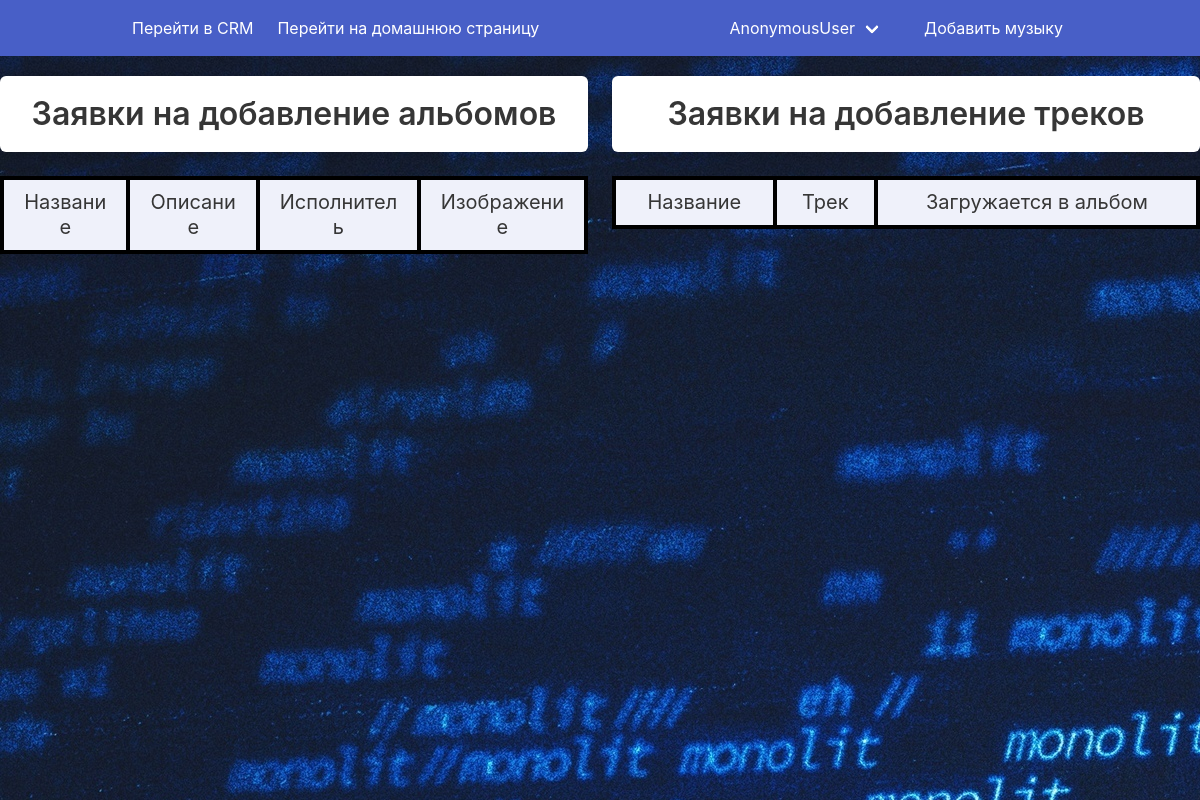
Page /staff/admin/ on the earlier database version.
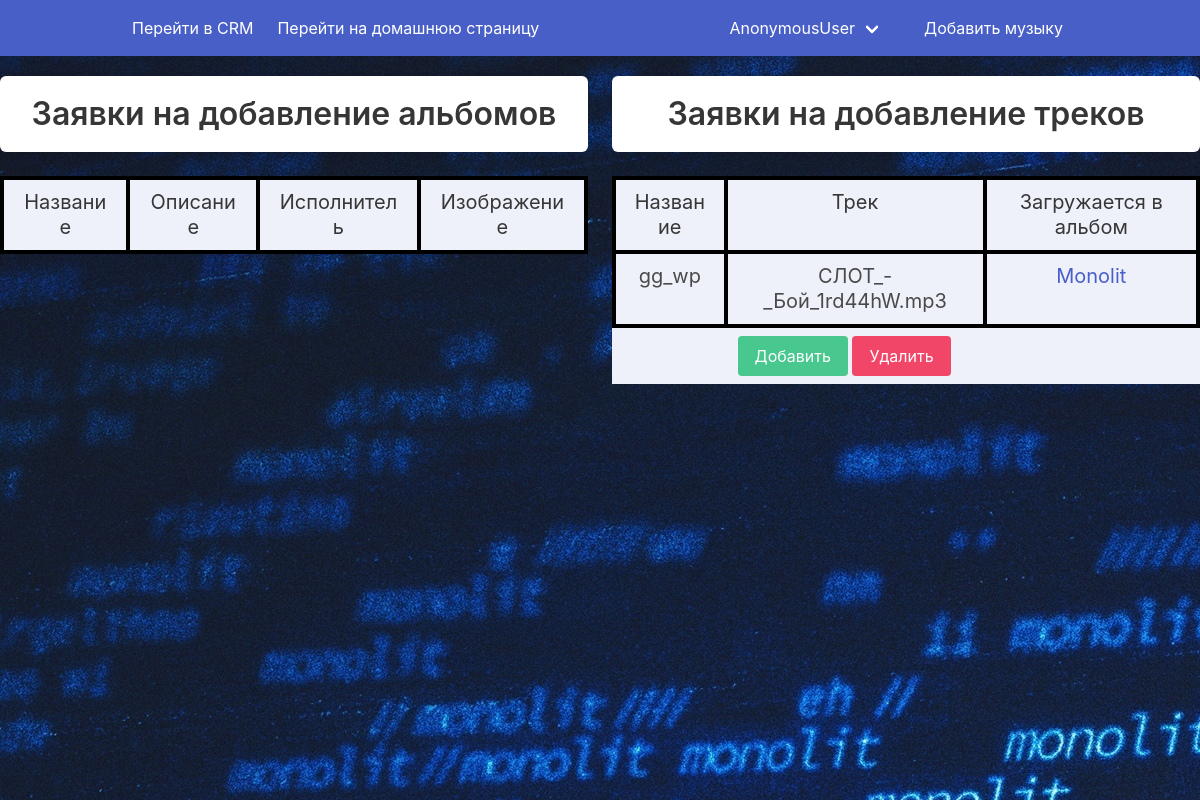
Same page on the later database version.
### music_player/models.py (models this page shows, shortened)
class Uploaded_Song(models.Model):
    album = models.ForeignKey(Album, on_delete=models.CASCADE, related_name='uploaded_songs', null=True, blank=True)
    name = models.CharField(max_length=255)
    song = models.FileField()
    chosen = models.BooleanField(default=False)

class Album(models.Model):
    title = models.CharField(max_length=255)
    description = models.TextField()
    album_image = models.ImageField(default='ATL.jpeg')
    is_uploaded = models.BooleanField(default=False)
    album_singer = models.ForeignKey('music_player.Singer',related_name='album_singer', on_delete=models.CASCADE, null=True, blank=True)

### staff/views.py (the view)
# urls.py: path('admin/', admin.site.urls),
def admin(request):
    action = request.GET.get('action')
    pk = request.GET.get('pk')
    if action:
        actions(action, pk)
        return redirect('staff:admin')
    uploaded_albums = Album.objects.filter(is_uploaded=False)
    uploaded_tracks = Uploaded_Song.objects.all()
    return render(request, 'admin.html', {'uploaded_albums': uploaded_albums, 'uploaded_tracks': uploaded_tracks})

### staff/templates/admin.html (shortened to what this page needs)
{% extends 'admin_layout.html' %}
{% block content %}
<div class="columns my-2">
    <div class="column">
        <div class="box has-text-centered">
            <div class="title" href="">Заявки на добавление альбомов</div>
        </div>
        <table class="table is-fullwidth has-background-link-light">
            <thead>
                <tr>
                    <th style="border: 4px solid black" class="subtitle has-text-centered">Название</th>
                    <th style="border: 4px solid black" class="subtitle has-text-centered">Описание</th>
                    <th style="border: 4px solid black" class="subtitle has-text-centered">Исполнитель</th>
                    <th style="border: 4px solid black" class="subtitle has-text-centered">Изображение</th>
                </tr>
            </thead>
        </table>
    </div>
    <div class="column">
        <div class="box has-text-centered">
            <div class="title" href="">Заявки на добавление треков</div>
        </div>
        <table class="table is-fullwidth has-background-link-light">
            <thead>
                <tr>
                    <th style="border: 4px solid black" class="subtitle has-text-centered">Название</th>
                    <th style="border: 4px solid black" class="subtitle has-text-centered">Трек</th>
                    <th style="border: 4px solid black" class="subtitle has-text-centered">Загружается в альбом</th>
                </tr>
            </thead>
            <tbody>
                {% for track in uploaded_tracks %}
                <tr>
                    <td style="border: 4px solid black" class="subtitle has-text-centered">{{ track.name }}</td>
                    <td style="border: 4px solid black" class="subtitle has-text-centered">{{ track.song }}</td>
                    <td style="border: 4px solid black" class="subtitle has-text-centered">{% if track.album.is_uploaded == False %} {{ track.album.title }} (Не загружен в продакшн) {% else %} <a href="{% url 'music_player:home' %}?albums={{track.album.pk}}">{{ track.album.title }}</a> {% endif %}</td>
                </tr>
                <tr>
                    <td>
                    </td>
                    <td>
                        <a href="{% url 'staff:admin' %}?action=add_track&pk={{track.pk}}" class="button is-success">Добавить</a>
                        <a href="{% url 'staff:admin' %}?action=delete_track&pk={{track.pk}}" class="button is-danger">Удалить</a>
                    </td>
                </tr>
                {% endfor %}
            </tbody>
        </table>
    </div>
</div>
{% endblock %}

### staff/templates/admin_layout.html (shortened to what this page needs)
{% load static %}
<head>
  <link rel="stylesheet" href="{% static 'static/bulma.css' %}">
  <link rel="stylesheet" href="{% static 'static/style.css' %}">
</head>
<body>
  <nav class="navbar is-link">
    <div class="container">
      <div id="navMenu" class="navbar-menu">
        <div class="navbar-start">
          <a href="{% url 'staff:admin' %}" class="navbar-item">
            Перейти в CRM
          </a>
          <a href="{% url 'music_player:home' %}" class="navbar-item">
            Перейти на домашнюю страницу
          </a>
        </div>
        <div class="navbar-end">
          <div class="navbar-item has-dropdown is-hoverable">
            <div class="navbar-link">
              {{ user }}
            </div>
          </div>
          <div class="navbar-item">
            <a href="{% url 'music_player:choosing_album' %}" class="button is-link">
              Добавить музыку
            </a>
          </div>
        </div>
      </div>
    </div>
  </nav>
  <section class="background hero is-fullheight-with-navbar ">
    {% block content %}
    {% endblock %}
  </section>
</body>
</html>

### files/static/style.css (style rules this page uses)
.is-fullheight-with-navbar { background-image: url(ATL.jpeg) }

Differences in the rows shown:
added Uploaded_Song: name "gg_wp", song "СЛОТ_-_Бой_1rd44hW.mp3", album "Monolit"
